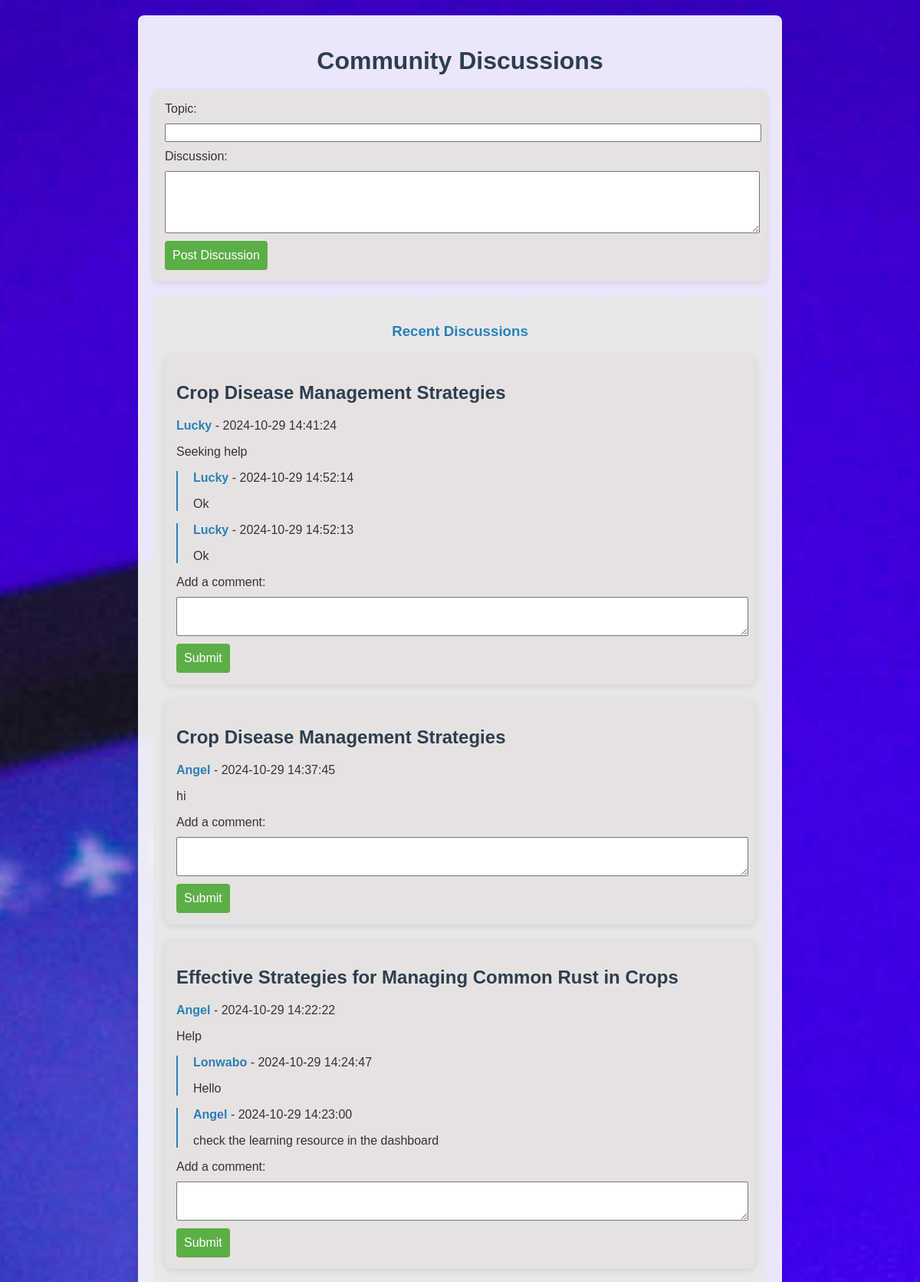
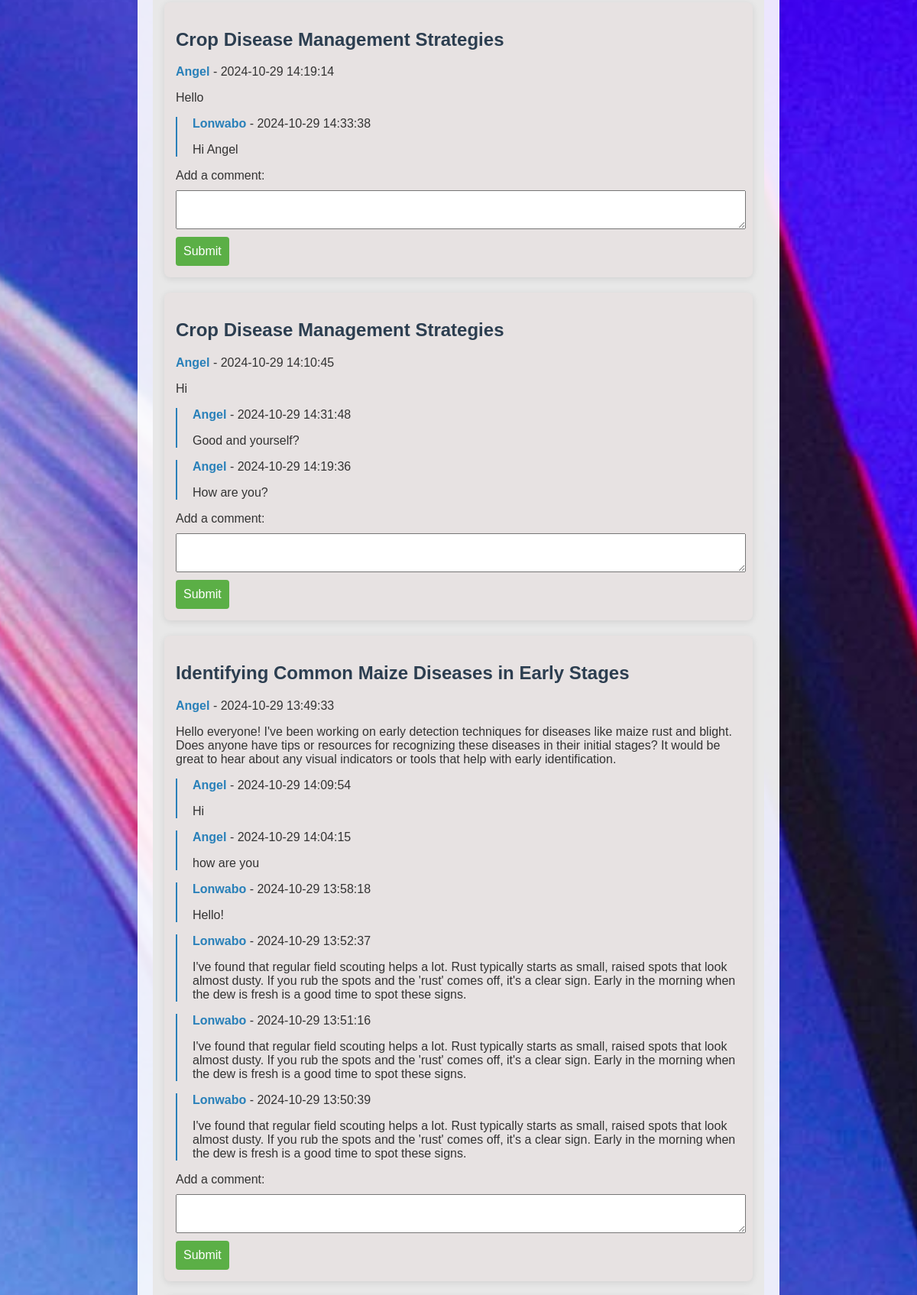
The app's page /community (upper part) with its own data (2 pictures, top to bottom).
### tables this page shows
CREATE TABLE discussions (
    id INTEGER PRIMARY KEY AUTOINCREMENT,
    user_id INTEGER,
    topic TEXT NOT NULL,
    discussion TEXT NOT NULL,
    timestamp DATETIME DEFAULT CURRENT_TIMESTAMP,
    FOREIGN KEY(user_id) REFERENCES users(id)
);

CREATE TABLE users (
    id INTEGER PRIMARY KEY AUTOINCREMENT, 
    username TEXT NOT NULL UNIQUE,
    password TEXT NOT NULL
);

CREATE TABLE comments (
    id INTEGER PRIMARY KEY AUTOINCREMENT,
    user_id INTEGER,
    discussion_id INTEGER,
    comment TEXT NOT NULL,
    timestamp DATETIME DEFAULT CURRENT_TIMESTAMP,
    FOREIGN KEY(user_id) REFERENCES users(id),
    FOREIGN KEY(discussion_id) REFERENCES discussions(id)
);

### app.py (the view)
@app.route('/community')
def community():
    db = get_db()
    discussions = db.execute('''
        SELECT discussions.*, users.username
        FROM discussions
        JOIN users ON discussions.user_id = users.id
        ORDER BY timestamp DESC
    ''').fetchall()
    discussion_list = []
    for discussion in discussions:
        comments = db.execute('''
            SELECT comments.*, users.username
            FROM comments
            JOIN users ON comments.user_id = users.id
            WHERE discussion_id = ?
            ORDER BY timestamp DESC
        ''', (discussion['id'],)).fetchall()
        discussion_list.append({
            'id': discussion['id'],
            'username': discussion['username'],
            'topic': discussion['topic'],
            'discussion': discussion['discussion'],
            'timestamp': discussion['timestamp'],
            'comments': comments
        })
    return render_template('community.html', discussions=discussion_list)

### app.py (called while the page is built)
def get_db():
    db = getattr(g, '_database', None)
    if db is None:
        db = g._database = sqlite3.connect(DATABASE)
        db.row_factory = sqlite3.Row
    return db

@app.teardown_appcontext
def close_connection(exception):
    db = getattr(g, '_database', None)
    if db is not None:
        db.close()

@app.before_request
def load_logged_in_user():
    user_id = session.get('user_id')
    if user_id is None:
        g.user = None
    else:
        g.user = get_db().execute('SELECT * FROM users WHERE id = ?', (user_id,)).fetchone()

### templates/community.html (shortened to what this page needs)
<!DOCTYPE html>
<html lang="en">
<head>
</head>
<body>
    <div class="container">
        <h1>Community Discussions</h1>
        <div class="comment-form">
            <form action="{{ url_for('add_discussion') }}" method="post">
                <label for="topic">Topic:</label>
                <input type="text" name="topic" required>
                <label for="discussion">Discussion:</label>
                <textarea name="discussion" rows="5" required></textarea>
                <button type="submit">Post Discussion</button>
            </form>
        </div>
        <div class="recent-discussions">
            <h3>Recent Discussions</h3>
            {% for discussion in discussions %}
            <div class="discussion">
                <h2>{{ discussion.topic }}</h2>
                <p><span class="username">{{ discussion.username }}</span> - {{ discussion.timestamp }}</p>
                <p>{{ discussion.discussion }}</p>
                {% for comment in discussion.comments %}
                <div class="comment">
                    <p><span class="username">{{ comment.username }}</span> - {{ comment.timestamp }}</p>
                    <p>{{ comment.comment }}</p>
                </div>
                {% endfor %}
                <form action="{{ url_for('add_comment', discussion_id=discussion.id) }}" method="post">
                    <label for="comment">Add a comment:</label>
                    <textarea name="comment" rows="3" required></textarea>
                    <button type="submit">Submit</button>
                </form>
            </div>
            {% endfor %}
        </div>
    </div>
</body>
</html>

### templates/community.html (style rules this page uses)
body { font-family: Arial, sans-serif; background-image: url('/static/forum.jpg'); background-size: cover; background-position: center; background-attachment: fixed; color: #333; }
.container { max-width: 800px; margin: 20px auto; padding: 20px; background: rgba(255, 255, 255, 0.9); border-radius: 8px; box-shadow: 0 2px 10px rgba(0, 0, 0, 0.1); }
.discussion, .comment-form { background: #e7e2e2; padding: 15px; margin-bottom: 20px; border-radius: 8px; box-shadow: 0 2px 10px rgba(0, 0, 0, 0.1); }
.recent-discussions { background: #e8e8e8; padding: 15px; border-radius: 8px; }
h1 { text-align: center; color: #2c3e50; margin-bottom: 20px; }
h2 { color: #2c3e50; }
h3 { color: #2980b9; text-align: center; margin-bottom: 20px; }
.username { font-weight: bold; color: #2980b9; }
.comment { margin-top: 10px; padding-left: 20px; border-left: 2px solid #2980b9; }
label, textarea, input { display: block; width: 100%; margin-bottom: 10px; font-size: 1em; }
button { padding: 10px; background-color: #5baf46; color: #fff; border: none; border-radius: 4px; cursor: pointer; font-size: 1em; }

### records on screen
discussions: topic "Crop Disease Management Strategies", username "Lucky", timestamp "2024-10-29 14:41:24", discussion "Seeking help"
comments: username "Lucky", timestamp "2024-10-29 14:52:14", comment "Ok"
comments: username "Lucky", timestamp "2024-10-29 14:52:13", comment "Ok"
discussions: topic "Crop Disease Management Strategies", username "Angel", timestamp "2024-10-29 14:37:45", discussion "hi"
discussions: topic "Effective Strategies for Managing Common Rust in Crops", username "Angel", timestamp "2024-10-29 14:22:22", discussion "Help"
comments: username "Lonwabo", timestamp "2024-10-29 14:24:47", comment "Hello"
comments: username "Angel", timestamp "2024-10-29 14:23:00", comment "check the learning resource in the dashboard"
discussions: topic "Crop Disease Management Strategies", username "Angel", timestamp "2024-10-29 14:19:14", discussion "Hello"
comments: username "Lonwabo", timestamp "2024-10-29 14:33:38", comment "Hi Angel"
discussions: topic "Crop Disease Management Strategies", username "Angel", timestamp "2024-10-29 14:10:45", discussion "Hi"
comments: username "Angel", timestamp "2024-10-29 14:31:48", comment "Good and yourself?"
comments: username "Angel", timestamp "2024-10-29 14:19:36", comment "How are you?"
discussions: topic "Identifying Common Maize Diseases in Early Stages", username "Angel", timestamp "2024-10-29 13:49:33", discussion "Hello everyone! I've been working on early detection techniques for diseases like maize rust and blight. Does anyone have tips or resources for recognizing these diseases in their initial stages? It would be great to hear about any visual indicators or tools that help with early identification."
comments: username "Angel", timestamp "2024-10-29 14:09:54", comment "Hi"
comments: username "Angel", timestamp "2024-10-29 14:04:15", comment "how are you"
comments: username "Lonwabo", timestamp "2024-10-29 13:58:18", comment "Hello!"
comments: username "Lonwabo", timestamp "2024-10-29 13:52:37", comment "I've found that regular field scouting helps a lot. Rust typically starts as small, raised spots that look almost dusty. If you rub the spots and the 'rust' comes off, it's a clear sign. Early in the morning when the dew is fresh is a good time to spot these signs."
comments: username "Lonwabo", timestamp "2024-10-29 13:51:16", comment "I've found that regular field scouting helps a lot. Rust typically starts as small, raised spots that look almost dusty. If you rub the spots and the 'rust' comes off, it's a clear sign. Early in the morning when the dew is fresh is a good time to spot these signs."
comments: username "Lonwabo", timestamp "2024-10-29 13:50:39", comment "I've found that regular field scouting helps a lot. Rust typically starts as small, raised spots that look almost dusty. If you rub the spots and the 'rust' comes off, it's a clear sign. Early in the morning when the dew is fresh is a good time to spot these signs."
